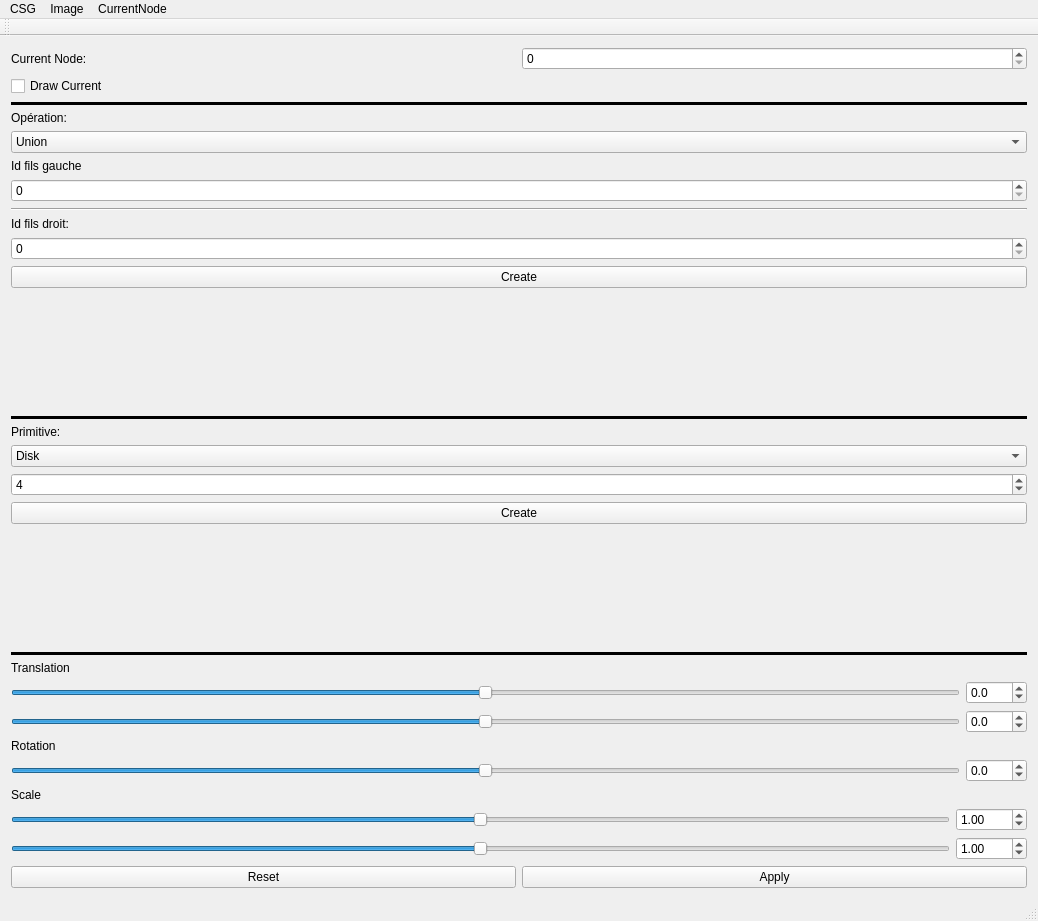
<?xml version="1.0" encoding="UTF-8"?>
<ui version="4.0">
 <class>MainWindow</class>
 <widget class="QMainWindow" name="MainWindow">
  <property name="geometry">
   <rect>
    <x>0</x>
    <y>0</y>
    <width>1038</width>
    <height>921</height>
   </rect>
  </property>
  <property name="windowTitle">
   <string>MainWindow</string>
  </property>
  <widget class="QWidget" name="centralWidget">
   <layout class="QGridLayout" name="gridLayout">
    <item row="0" column="0">
     <layout class="QHBoxLayout" name="HLayout">
      <item>
       <layout class="QVBoxLayout" name="verticalLayout">
        <property name="sizeConstraint">
         <enum>QLayout::SetFixedSize</enum>
        </property>
        <item>
         <layout class="QHBoxLayout" name="horizontalLayout_7">
          <item>
           <widget class="QLabel" name="label_8">
            <property name="text">
             <string>Current Node:</string>
            </property>
           </widget>
          </item>
          <item>
           <widget class="QSpinBox" name="currentNode"/>
          </item>
         </layout>
        </item>
        <item>
         <widget class="QCheckBox" name="checkBox_drawCurrent">
          <property name="text">
           <string>Draw Current</string>
          </property>
         </widget>
        </item>
        <item>
         <widget class="Line" name="line_4">
          <property name="frameShadow">
           <enum>QFrame::Plain</enum>
          </property>
          <property name="lineWidth">
           <number>4</number>
          </property>
          <property name="orientation">
           <enum>Qt::Horizontal</enum>
          </property>
         </widget>
        </item>
        <item>
         <widget class="QLabel" name="label_7">
          <property name="text">
           <string>Opération:</string>
          </property>
         </widget>
        </item>
        <item>
         <widget class="QComboBox" name="Operation">
          <item>
           <property name="text">
            <string>Union</string>
           </property>
          </item>
          <item>
           <property name="text">
            <string>Intersection</string>
           </property>
          </item>
          <item>
           <property name="text">
            <string>Différence</string>
           </property>
          </item>
         </widget>
        </item>
        <item>
         <widget class="QLabel" name="label">
          <property name="text">
           <string>Id fils gauche</string>
          </property>
         </widget>
        </item>
        <item>
         <widget class="QSpinBox" name="id_filsGauche"/>
        </item>
        <item>
         <widget class="Line" name="line">
          <property name="orientation">
           <enum>Qt::Horizontal</enum>
          </property>
         </widget>
        </item>
        <item>
         <widget class="QLabel" name="label_2">
          <property name="text">
           <string>Id fils droit:</string>
          </property>
         </widget>
        </item>
        <item>
         <widget class="QSpinBox" name="id_filsDroit"/>
        </item>
        <item>
         <widget class="QPushButton" name="create_oper">
          <property name="text">
           <string>Create</string>
          </property>
         </widget>
        </item>
        <item>
         <spacer name="verticalSpacer">
          <property name="orientation">
           <enum>Qt::Vertical</enum>
          </property>
          <property name="sizeHint" stdset="0">
           <size>
            <width>20</width>
            <height>40</height>
           </size>
          </property>
         </spacer>
        </item>
        <item>
         <widget class="Line" name="line_2">
          <property name="frameShadow">
           <enum>QFrame::Plain</enum>
          </property>
          <property name="lineWidth">
           <number>4</number>
          </property>
          <property name="orientation">
           <enum>Qt::Horizontal</enum>
          </property>
         </widget>
        </item>
        <item>
         <widget class="QLabel" name="label_6">
          <property name="text">
           <string>Primitive:</string>
          </property>
         </widget>
        </item>
        <item>
         <widget class="QComboBox" name="prim_type">
          <item>
           <property name="text">
            <string>Disk</string>
           </property>
          </item>
          <item>
           <property name="text">
            <string>Polygon</string>
           </property>
          </item>
         </widget>
        </item>
        <item>
         <widget class="QSpinBox" name="nb_sides">
          <property name="minimum">
           <number>3</number>
          </property>
          <property name="value">
           <number>4</number>
          </property>
         </widget>
        </item>
        <item>
         <widget class="QPushButton" name="create_prim">
          <property name="text">
           <string>Create</string>
          </property>
         </widget>
        </item>
        <item>
         <spacer name="verticalSpacer_2">
          <property name="orientation">
           <enum>Qt::Vertical</enum>
          </property>
          <property name="sizeHint" stdset="0">
           <size>
            <width>20</width>
            <height>40</height>
           </size>
          </property>
         </spacer>
        </item>
        <item>
         <widget class="Line" name="line_3">
          <property name="frameShadow">
           <enum>QFrame::Plain</enum>
          </property>
          <property name="lineWidth">
           <number>4</number>
          </property>
          <property name="orientation">
           <enum>Qt::Horizontal</enum>
          </property>
         </widget>
        </item>
        <item>
         <widget class="QLabel" name="label_3">
          <property name="text">
           <string>Translation</string>
          </property>
         </widget>
        </item>
        <item>
         <layout class="QHBoxLayout" name="horizontalLayout_2">
          <item>
           <widget class="QSlider" name="translationX">
            <property name="enabled">
             <bool>true</bool>
            </property>
            <property name="minimum">
             <number>-500</number>
            </property>
            <property name="maximum">
             <number>500</number>
            </property>
            <property name="orientation">
             <enum>Qt::Horizontal</enum>
            </property>
           </widget>
          </item>
          <item>
           <widget class="QDoubleSpinBox" name="dsb_tx">
            <property name="decimals">
             <number>1</number>
            </property>
            <property name="minimum">
             <double>-500.000000000000000</double>
            </property>
            <property name="maximum">
             <double>500.000000000000000</double>
            </property>
           </widget>
          </item>
         </layout>
        </item>
        <item>
         <layout class="QHBoxLayout" name="horizontalLayout_3">
          <item>
           <widget class="QSlider" name="translationY">
            <property name="enabled">
             <bool>true</bool>
            </property>
            <property name="minimum">
             <number>-500</number>
            </property>
            <property name="maximum">
             <number>500</number>
            </property>
            <property name="orientation">
             <enum>Qt::Horizontal</enum>
            </property>
           </widget>
          </item>
          <item>
           <widget class="QDoubleSpinBox" name="dsb_ty">
            <property name="decimals">
             <number>1</number>
            </property>
            <property name="minimum">
             <double>-500.000000000000000</double>
            </property>
            <property name="maximum">
             <double>500.000000000000000</double>
            </property>
           </widget>
          </item>
         </layout>
        </item>
        <item>
         <widget class="QLabel" name="label_4">
          <property name="text">
           <string>Rotation</string>
          </property>
         </widget>
        </item>
        <item>
         <layout class="QHBoxLayout" name="horizontalLayout_4">
          <item>
           <widget class="QSlider" name="rotation">
            <property name="minimum">
             <number>-180</number>
            </property>
            <property name="maximum">
             <number>180</number>
            </property>
            <property name="orientation">
             <enum>Qt::Horizontal</enum>
            </property>
           </widget>
          </item>
          <item>
           <widget class="QDoubleSpinBox" name="dsb_Rot">
            <property name="decimals">
             <number>1</number>
            </property>
            <property name="minimum">
             <double>-180.000000000000000</double>
            </property>
            <property name="maximum">
             <double>180.000000000000000</double>
            </property>
           </widget>
          </item>
         </layout>
        </item>
        <item>
         <widget class="QLabel" name="label_5">
          <property name="text">
           <string>Scale</string>
          </property>
         </widget>
        </item>
        <item>
         <layout class="QHBoxLayout" name="horizontalLayout_5">
          <item>
           <widget class="QSlider" name="scaleX">
            <property name="minimum">
             <number>-1000</number>
            </property>
            <property name="maximum">
             <number>1000</number>
            </property>
            <property name="pageStep">
             <number>10</number>
            </property>
            <property name="value">
             <number>0</number>
            </property>
            <property name="orientation">
             <enum>Qt::Horizontal</enum>
            </property>
           </widget>
          </item>
          <item>
           <widget class="QDoubleSpinBox" name="dsb_sx">
            <property name="readOnly">
             <bool>false</bool>
            </property>
            <property name="minimum">
             <double>0.000000000000000</double>
            </property>
            <property name="maximum">
             <double>1000.000000000000000</double>
            </property>
            <property name="singleStep">
             <double>0.100000000000000</double>
            </property>
            <property name="value">
             <double>1.000000000000000</double>
            </property>
           </widget>
          </item>
         </layout>
        </item>
        <item>
         <layout class="QHBoxLayout" name="horizontalLayout_6">
          <item>
           <widget class="QSlider" name="scaleY">
            <property name="minimum">
             <number>-1000</number>
            </property>
            <property name="maximum">
             <number>1000</number>
            </property>
            <property name="value">
             <number>0</number>
            </property>
            <property name="orientation">
             <enum>Qt::Horizontal</enum>
            </property>
           </widget>
          </item>
          <item>
           <widget class="QDoubleSpinBox" name="dsb_sy">
            <property name="readOnly">
             <bool>false</bool>
            </property>
            <property name="minimum">
             <double>0.000000000000000</double>
            </property>
            <property name="maximum">
             <double>1000.000000000000000</double>
            </property>
            <property name="singleStep">
             <double>0.100000000000000</double>
            </property>
            <property name="value">
             <double>1.000000000000000</double>
            </property>
           </widget>
          </item>
         </layout>
        </item>
        <item>
         <layout class="QHBoxLayout" name="horizontalLayout">
          <item>
           <widget class="QPushButton" name="resetTransfo">
            <property name="text">
             <string>Reset</string>
            </property>
           </widget>
          </item>
          <item>
           <widget class="QPushButton" name="applyTransfo">
            <property name="text">
             <string>Apply</string>
            </property>
           </widget>
          </item>
         </layout>
        </item>
       </layout>
      </item>
     </layout>
    </item>
   </layout>
  </widget>
  <widget class="QToolBar" name="mainToolBar">
   <attribute name="toolBarArea">
    <enum>TopToolBarArea</enum>
   </attribute>
   <attribute name="toolBarBreak">
    <bool>false</bool>
   </attribute>
  </widget>
  <widget class="QStatusBar" name="statusBar"/>
  <widget class="QMenuBar" name="menuBar">
   <property name="geometry">
    <rect>
     <x>0</x>
     <y>0</y>
     <width>1038</width>
     <height>28</height>
    </rect>
   </property>
   <widget class="QMenu" name="menuCSG">
    <property name="title">
     <string>CSG</string>
    </property>
    <addaction name="actionLoadCSG"/>
    <addaction name="actionSaveCSG"/>
    <addaction name="actionAppendCSG"/>
    <addaction name="actionClearCSG"/>
   </widget>
   <widget class="QMenu" name="menuImage">
    <property name="title">
     <string>Image</string>
    </property>
    <addaction name="actionLoadIMG"/>
    <addaction name="actionSaveIMG"/>
    <addaction name="separator"/>
    <addaction name="actionDrawSobel"/>
   </widget>
   <widget class="QMenu" name="menuCurNode">
    <property name="title">
     <string>CurrentNode</string>
    </property>
    <addaction name="actionSwapLRRoot"/>
    <addaction name="actionUnjoinRoot"/>
    <addaction name="actionDraw_BB"/>
    <addaction name="actionClone"/>
   </widget>
   <addaction name="menuCSG"/>
   <addaction name="menuImage"/>
   <addaction name="menuCurNode"/>
  </widget>
  <action name="actionLoadCSG">
   <property name="text">
    <string>Load</string>
   </property>
  </action>
  <action name="actionSaveCSG">
   <property name="text">
    <string>Save</string>
   </property>
  </action>
  <action name="actionLoadIMG">
   <property name="text">
    <string>Load</string>
   </property>
  </action>
  <action name="actionSaveIMG">
   <property name="text">
    <string>Save</string>
   </property>
  </action>
  <action name="actionAppendCSG">
   <property name="text">
    <string>Append</string>
   </property>
  </action>
  <action name="actionClearCSG">
   <property name="text">
    <string>Clear</string>
   </property>
  </action>
  <action name="actionSwapLRRoot">
   <property name="text">
    <string>swapLR</string>
   </property>
  </action>
  <action name="actionUnjoinRoot">
   <property name="text">
    <string>unjoinRoot</string>
   </property>
  </action>
  <action name="actionDrawSobel">
   <property name="text">
    <string>drawSobel</string>
   </property>
  </action>
  <action name="actionDraw_BB">
   <property name="text">
    <string>draw BB</string>
   </property>
  </action>
  <action name="actionClone">
   <property name="text">
    <string>clone</string>
   </property>
  </action>
 </widget>
 <layoutdefault spacing="6" margin="11"/>
 <resources/>
 <connections/>
</ui>
